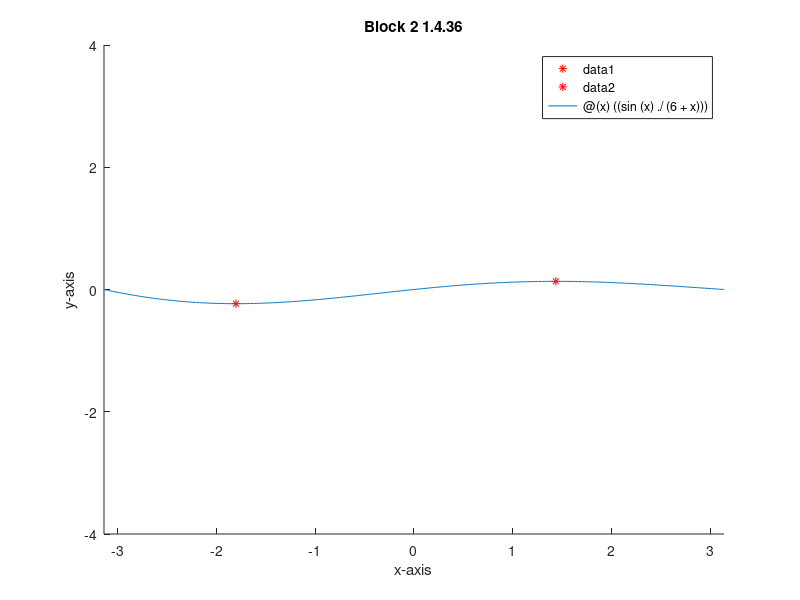

Recreate this plot in MATLAB.
title('Block 2 1.4.36') %title
xlabel('x-axis')  %describe axis
ylabel('y-axis')
axis([-6 6 -4 4]) %zoom factor of graph

hold on

f = @(x) ((sin(x)./(6+x)));  %initial function
g = @(x) -(f(x));               %inverse
minb = fminbnd(f, -pi, pi);    %values of x,y + set minimum
maxb = fminbnd(g, -pi, pi);    %values of x,y + set maximum
plot(minb, f(minb), 'r*')      %set red star to min
plot(maxb, f(maxb), 'r*')      %same but max
fplot(f,[-pi,pi]);             %draw the curve


hold off